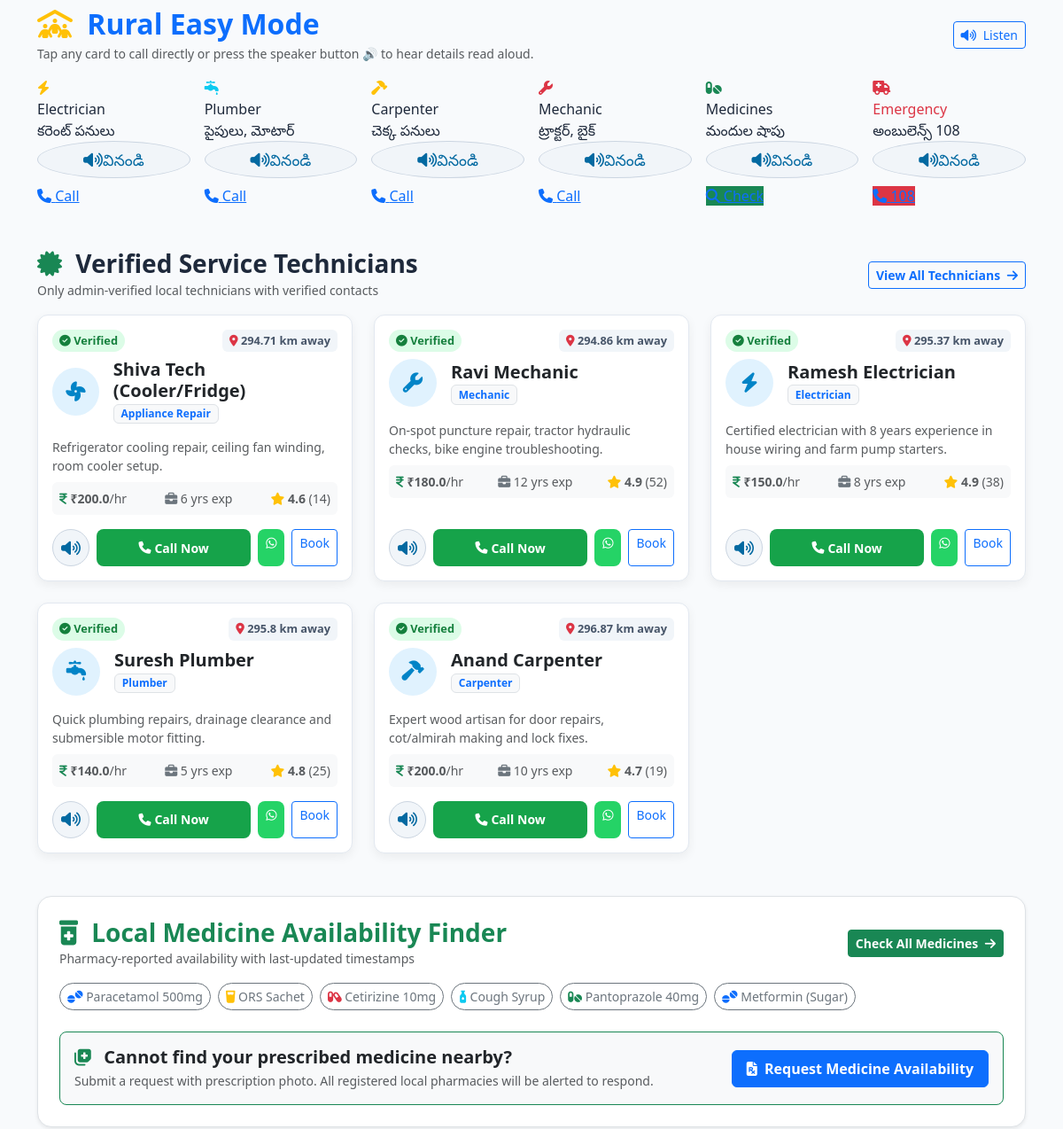
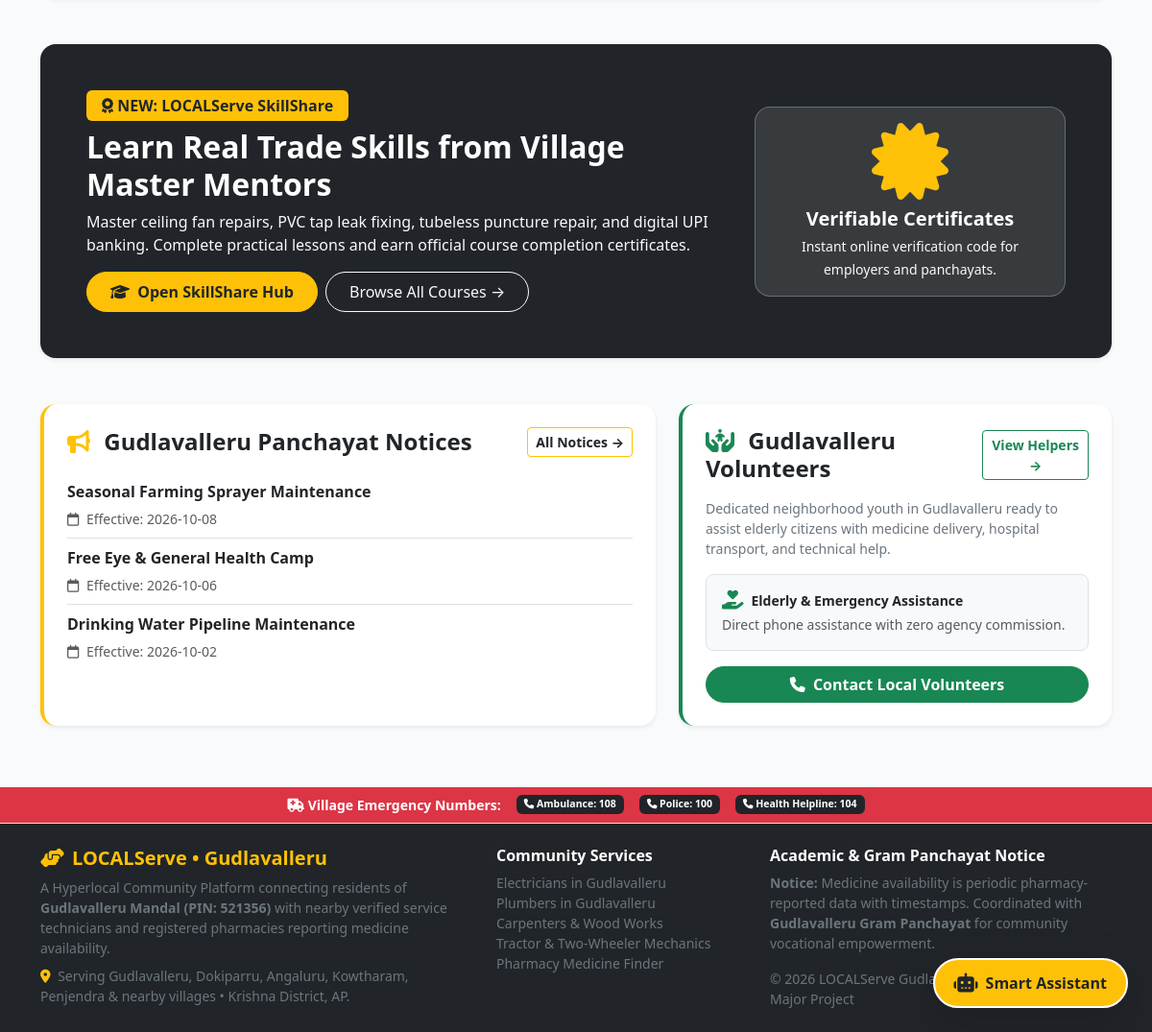
Before: / (lower part) with the older database file (2 pictures, top to bottom).
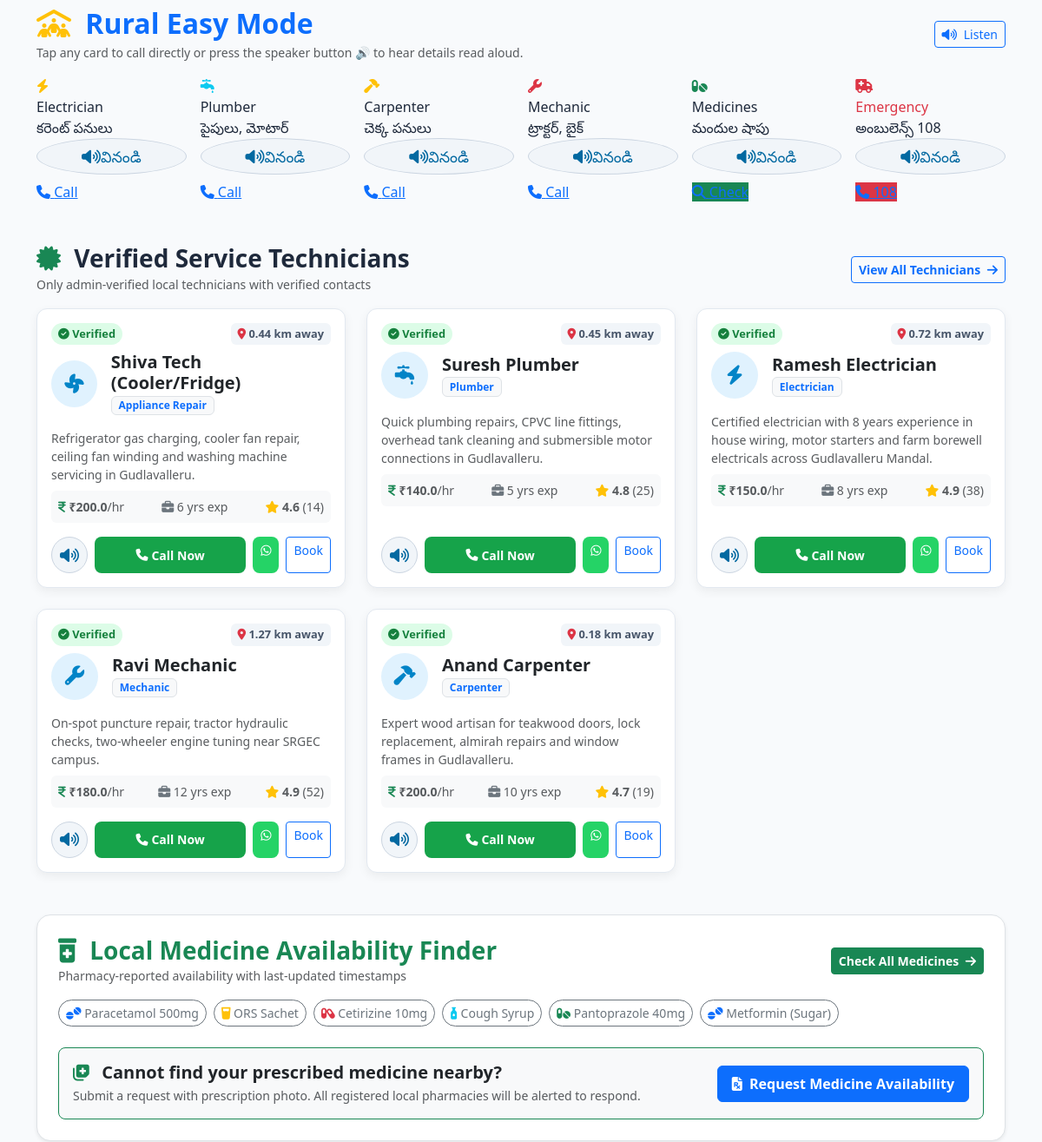
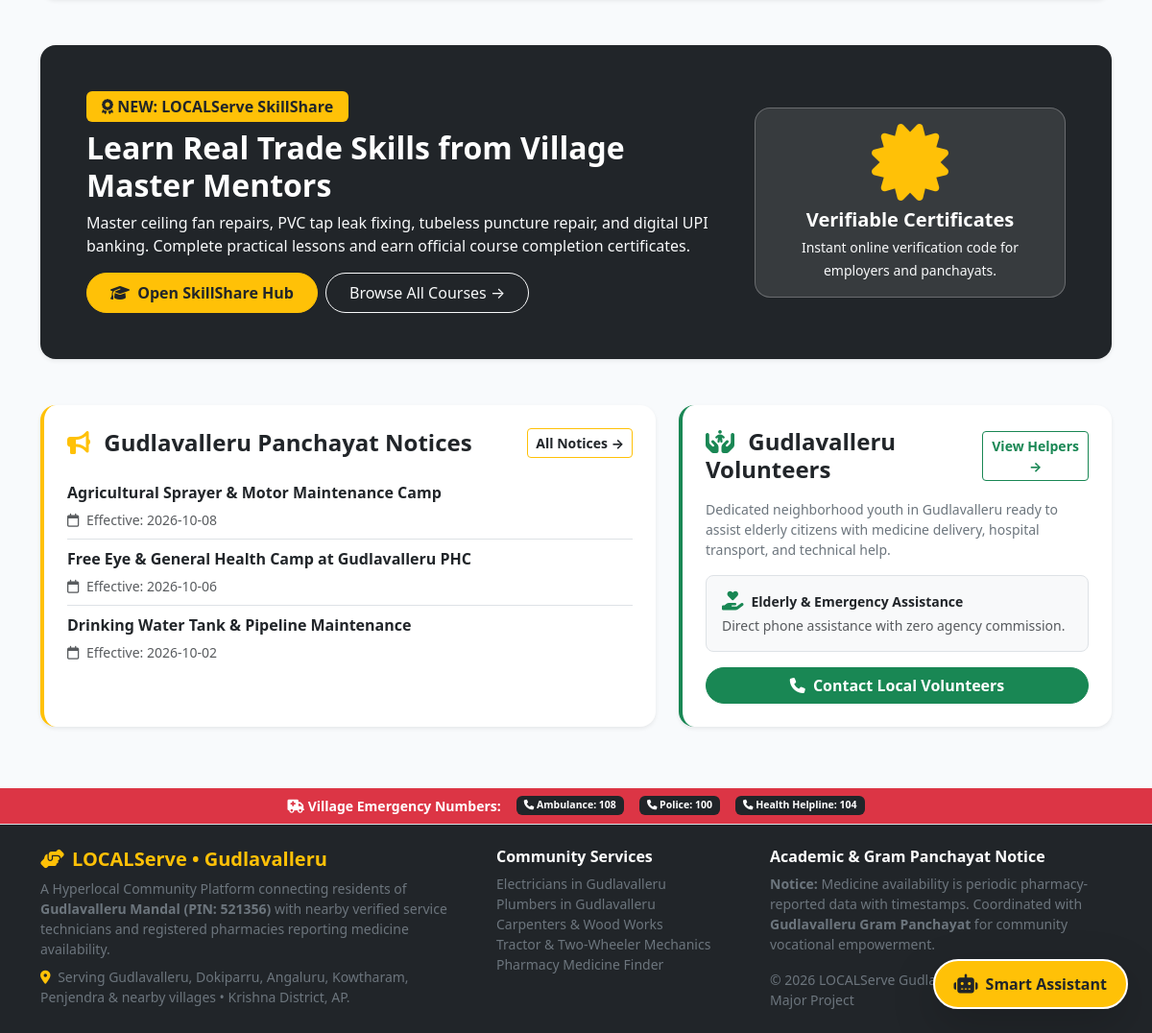
After: the same page with the newer database file (2 pictures, top to bottom).
### tables this page shows
CREATE TABLE providers (
        provider_id INTEGER PRIMARY KEY AUTOINCREMENT,
        user_id INTEGER NOT NULL UNIQUE,
        category TEXT NOT NULL,
        experience_years INTEGER DEFAULT 2,
        charges_per_hr REAL DEFAULT 200.0,
        availability TEXT DEFAULT 'Available' CHECK(availability IN ('Available', 'Busy', 'Offline')),
        verification_status TEXT DEFAULT 'Pending' CHECK(verification_status IN ('Pending', 'Verified', 'Rejected', 'Suspended')),
        latitude REAL DEFAULT 17.3850,
        longitude REAL DEFAULT 78.4867,
        address TEXT,
        bio TEXT,
        rating REAL DEFAULT 5.0,
        rating_count INTEGER DEFAULT 0,
        completed_jobs_count INTEGER DEFAULT 0,
        years_on_platform INTEGER DEFAULT 1,
        FOREIGN KEY (user_id) REFERENCES users(user_id) ON DELETE CASCADE
    );

CREATE TABLE services (
        service_id INTEGER PRIMARY KEY AUTOINCREMENT,
        name TEXT NOT NULL,
        category TEXT NOT NULL UNIQUE,
        icon TEXT NOT NULL,
        telugu_name TEXT,
        hindi_name TEXT,
        base_price REAL DEFAULT 150.0,
        description TEXT
    );

CREATE TABLE users (
        user_id INTEGER PRIMARY KEY AUTOINCREMENT,
        name TEXT NOT NULL,
        email TEXT UNIQUE NOT NULL,
        phone TEXT NOT NULL,
        password_hash TEXT NOT NULL,
        role TEXT NOT NULL CHECK(role IN ('customer', 'provider', 'pharmacy', 'admin')),
        latitude REAL DEFAULT 17.3850,
        longitude REAL DEFAULT 78.4867,
        address TEXT,
        created_at TIMESTAMP DEFAULT CURRENT_TIMESTAMP
    );

CREATE TABLE community_notices (
        notice_id INTEGER PRIMARY KEY AUTOINCREMENT,
        title TEXT NOT NULL,
        category TEXT NOT NULL,
        content TEXT NOT NULL,
        date_effective TEXT,
        is_active INTEGER DEFAULT 1,
        created_at TIMESTAMP DEFAULT CURRENT_TIMESTAMP
    );

### routes/customer.py (the view)
@customer_bp.route('/')
def index():
    user_lat = session.get('user_lat', Config.DEFAULT_LAT)
    user_lng = session.get('user_lng', Config.DEFAULT_LNG)
    services = query_db("SELECT * FROM services ORDER BY service_id ASC")
    providers = query_db("""
        SELECT p.*, u.name, u.phone, s.icon, s.name as service_name,
               haversine(?, ?, p.latitude, p.longitude) as distance
        FROM providers p
        JOIN users u ON p.user_id = u.user_id
        LEFT JOIN services s ON p.category = s.category
        WHERE p.verification_status = 'Verified'
        ORDER BY CASE p.availability WHEN 'Available' THEN 1 ELSE 2 END, distance ASC
        LIMIT 6
    """, (user_lat, user_lng))
    medicines = query_db("""
        SELECT m.*, COUNT(mi.inventory_id) as pharmacy_count
        FROM medicines m
        JOIN medicine_inventory mi ON m.medicine_id = mi.medicine_id
        WHERE mi.availability IN ('Available', 'Low Stock')
        GROUP BY m.medicine_id
        LIMIT 6
    """)
    impact = {
        'people_trained': 126 + query_db("SELECT COUNT(DISTINCT user_id) as c FROM enrollments", one=True)['c'],
        'courses_completed': 84 + query_db("SELECT COUNT(*) as c FROM enrollments WHERE status = 'Completed'", one=True)['c'],
        'local_skill_profiles': 32 + query_db("SELECT COUNT(*) as c FROM user_skill_profiles WHERE is_available_for_work = 1", one=True)['c'],
        'skill_exchanges': 18 + query_db("SELECT COUNT(*) as c FROM skill_exchanges WHERE status = 'Active'", one=True)['c'],
        'workshops_held': 14 + query_db("SELECT COUNT(*) as c FROM training_sessions WHERE status IN ('Scheduled', 'Completed')", one=True)['c'],
        'services_completed': 420 + query_db("SELECT COUNT(*) as c FROM bookings WHERE status = 'Completed'", one=True)['c'],
        'medicines_resolved': 310 + query_db("SELECT COUNT(*) as c FROM medicine_requests WHERE status IN ('Responded', 'Fulfilled')", one=True)['c']
    }
    notices = query_db("SELECT * FROM community_notices WHERE is_active = 1 ORDER BY date_effective DESC LIMIT 3")
    return render_template(
        'index.html',
        services=services,
        providers=providers,
        medicines=medicines,
        impact=impact,
        notices=notices
    )

### database.py (called while the page is built)
def haversine(lat1, lon1, lat2, lon2):
    if lat1 is None or lon1 is None or lat2 is None or lon2 is None:
        return 9999.0
    try:
        lat1, lon1, lat2, lon2 = float(lat1), float(lon1), float(lat2), float(lon2)
        r = 6371.0  # Earth's radius in kilometers
        dlat = math.radians(lat2 - lat1)
        dlon = math.radians(lon2 - lon1)
        a = (math.sin(dlat / 2.0) ** 2 +
             math.cos(math.radians(lat1)) * math.cos(math.radians(lat2)) *
             math.sin(dlon / 2.0) ** 2)
        c = 2.0 * math.atan2(math.sqrt(a), math.sqrt(1.0 - a))
        return round(r * c, 2)
    except Exception:
        return 9999.0

def get_db():
    if 'db' not in g:
        g.db = sqlite3.connect(Config.DATABASE_PATH)
        g.db.row_factory = sqlite3.Row
        g.db.execute("PRAGMA foreign_keys = ON")
        g.db.create_function("haversine", 4, haversine)
    return g.db

def query_db(query, args=(), one=False):
    db = get_db()
    cur = db.execute(query, args)
    rv = cur.fetchall()
    cur.close()
    return (rv[0] if rv else None) if one else rv

### templates/index.html (shortened to what the changed rows need)
{% extends 'base.html' %}
{% block content %}
<div class="container">
  <div class="mb-5">
    <div class="d-flex justify-content-between align-items-center mb-3 flex-wrap gap-2">
      <div>
        <h2 class="fw-bold mb-1 text-primary">
          <i class="fa-solid fa-people-roof text-warning me-2"></i>
          <span data-i18n="rural_mode">Gramin Quick-Assist (గ్రామీణ తక్షణ సహాయం)</span>
        </h2>
      </div>
    </div>
  </div>
  <div class="mb-5">
    <div class="row g-4">
      {% for p in providers %}
      <div class="col-md-6 col-lg-4">
        <div class="provider-card p-3 d-flex flex-column justify-content-between"
             data-speech-en="{{ p.name }}, {{ p.category }}, {{ p.distance }} kilometers away, charges {{ p.charges_per_hr }} rupees per hour. Rating: {{ p.rating }} stars. Tap green button to call."
             data-speech-te="{{ p.name }}, {{ p.category }} పనులు. {{ p.distance }} కిలోమీటర్ల దూరంలో ఉన్నారు. గంటకు {{ p.charges_per_hr }} రూపాయల ఛార్జీ. మాట్లాడటానికి ఆకుపచ్చ బటన్ నొక్కండి.">
          <div>
            <div class="d-flex justify-content-between align-items-start mb-2">
              <span class="provider-badge-verified">
                <i class="fa-solid fa-check-circle"></i> Verified
              </span>
              <span class="distance-badge">
                <i class="fa-solid fa-location-dot text-danger"></i> {{ p.distance }} km away
              </span>
            </div>
            <div class="d-flex align-items-center gap-3 mb-3">
              <div class="service-icon-box m-0" style="width: 54px; height: 54px; font-size: 1.4rem;">
                <i class="fa-solid {{ p.icon or 'fa-wrench' }}"></i>
              </div>
              <div>
                <h5 class="fw-bold mb-0 text-dark">{{ p.name }}</h5>
                <span class="badge bg-light text-primary border">{{ p.category }}</span>
              </div>
            </div>
            <p class="text-muted small mb-2 text-truncate-2">{{ p.bio }}</p>
            <div class="d-flex justify-content-between small text-muted mb-3 bg-light p-2 rounded">
              <span><i class="fa-solid fa-indian-rupee-sign text-success"></i> <b>₹{{ p.charges_per_hr }}</b>/hr</span>
              <span><i class="fa-solid fa-briefcase text-secondary"></i> {{ p.experience_years }} yrs exp</span>
              <span><i class="fa-solid fa-star text-warning"></i> <b>{{ p.rating }}</b> ({{ p.rating_count }})</span>
            </div>
          </div>
          <div>
            <div class="d-flex gap-2">
              <button class="btn btn-sm btn-speaker" onclick="readCardAloud(this)" title="Listen to provider info">
                <i class="fa-solid fa-volume-high"></i>
              </button>
              <a href="tel:{{ p.phone }}" class="btn btn-sm btn-call flex-grow-1 d-flex align-items-center justify-content-center gap-1">
                <i class="fa-solid fa-phone"></i> Call Now
              </a>
              <a href="https://wa.me/{{ p.phone|replace(' ', '')|replace('+', '') }}" target="_blank" class="btn btn-sm btn-whatsapp">
                <i class="fa-brands fa-whatsapp"></i>
              </a>
              <a href="{{ url_for('customer.provider_detail', provider_id=p.provider_id) }}" class="btn btn-sm btn-outline-primary">
                Book
              </a>
            </div>
          </div>
        </div>
      </div>
      {% endfor %}
    </div>
  </div>
  <div class="p-4 p-md-5 mb-5 rounded-4 bg-dark text-white shadow-sm position-relative overflow-hidden">
    <div class="row align-items-center">
      <div class="col-lg-8">
        <h2 class="fw-bold mb-2">Learn Real Trade Skills from Village Master Mentors</h2>
      </div>
    </div>
  </div>
  <div class="row g-4 mb-5">
    <div class="col-lg-7">
      <div class="card border-0 shadow-sm rounded-4 p-4 bg-white h-100 border-start border-warning border-4">
        {% if notices %}
          <div class="list-group list-group-flush">
            {% for n in notices %}
            <div class="list-group-item px-0 py-2">
              <div class="d-flex justify-content-between align-items-center mb-1">
                <strong class="text-dark">{{ n.title }}</strong>
              </div>
              <small class="text-muted"><i class="fa-regular fa-calendar me-1"></i> Effective: {{ n.date_effective }}</small>
            </div>
            {% endfor %}
          </div>
        {% else %}
          <p class="text-muted small">No active advisories today in Gudlavalleru.</p>
        {% endif %}
      </div>
    </div>
  </div>
</div>
{% endblock %}

Changed rows visible on the page:
changed providers "Appliance Repair": distance "294.71" → "0.44"; bio "Refrigerator cooling repair, ceiling fan winding, room cooler setup." → "Refrigerator gas charging, cooler fan repair, ceiling fan winding and washing machine servicing in Gudlavalleru."
changed providers "Plumber": distance "295.8" → "0.45"; bio "Quick plumbing repairs, drainage clearance and submersible motor fitting." → "Quick plumbing repairs, CPVC line fittings, overhead tank cleaning and submersible motor connections in Gudlavalleru."; moves up the list
changed providers "Electrician": distance "295.37" → "0.72"; bio "Certified electrician with 8 years experience in house wiring and farm pump starters." → "Certified electrician with 8 years experience in house wiring, motor starters and farm borewell electricals across Gudlavalleru Mandal."; moves down the list
changed providers "Mechanic": distance "294.86" → "1.27"; bio "On-spot puncture repair, tractor hydraulic checks, bike engine troubleshooting." → "On-spot puncture repair, tractor hydraulic checks, two-wheeler engine tuning near SRGEC campus."
changed providers "Carpenter": distance "296.87" → "0.18"; bio "Expert wood artisan for door repairs, cot/almirah making and lock fixes." → "Expert wood artisan for teakwood doors, lock replacement, almirah repairs and window frames in Gudlavalleru."
changed community_notices: title "Seasonal Farming Sprayer Maintenance" → "Agricultural Sprayer & Motor Maintenance Camp"
changed community_notices: title "Free Eye & General Health Camp" → "Free Eye & General Health Camp at Gudlavalleru PHC"
changed community_notices: title "Drinking Water Pipeline Maintenance" → "Drinking Water Tank & Pipeline Maintenance"
